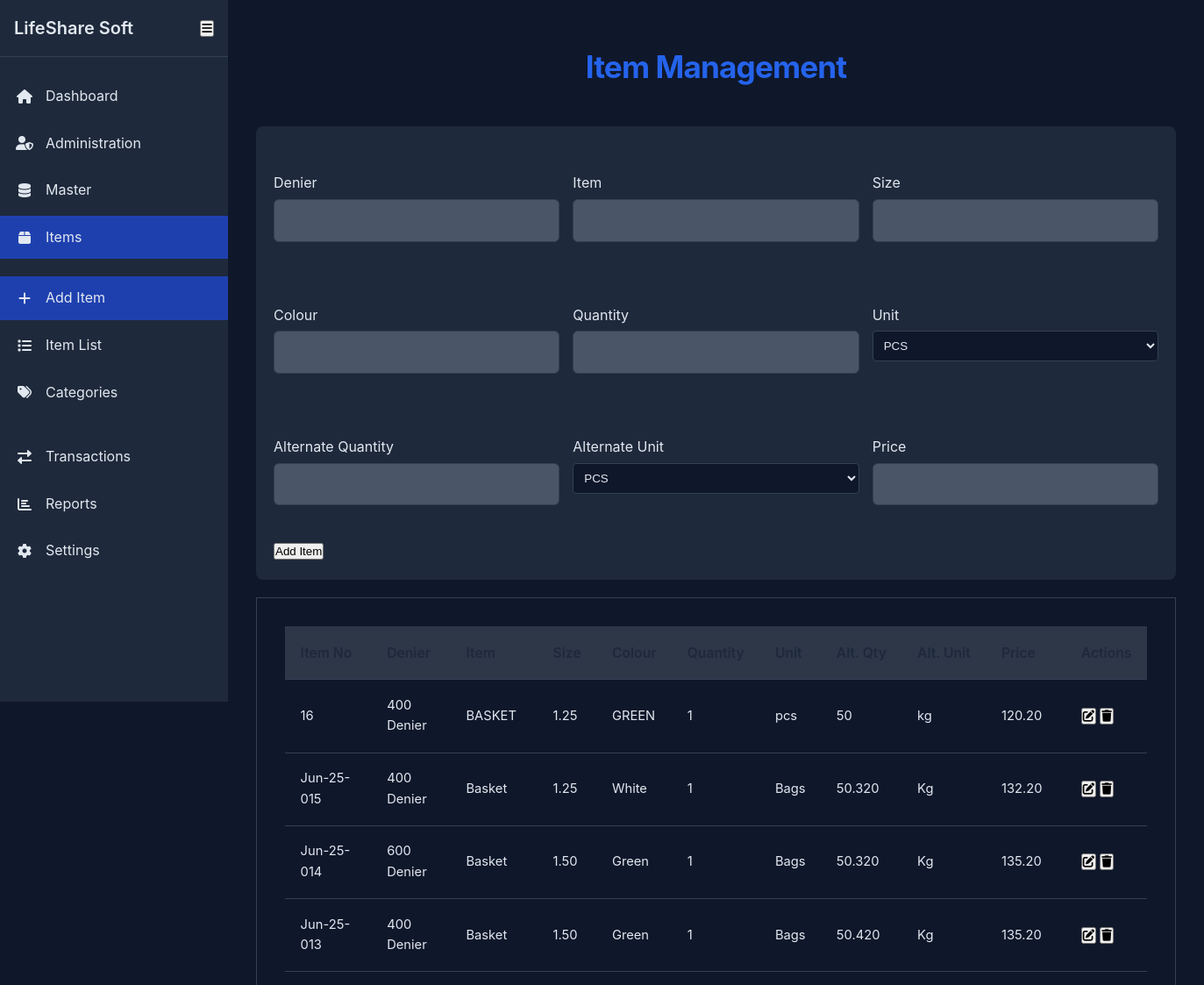
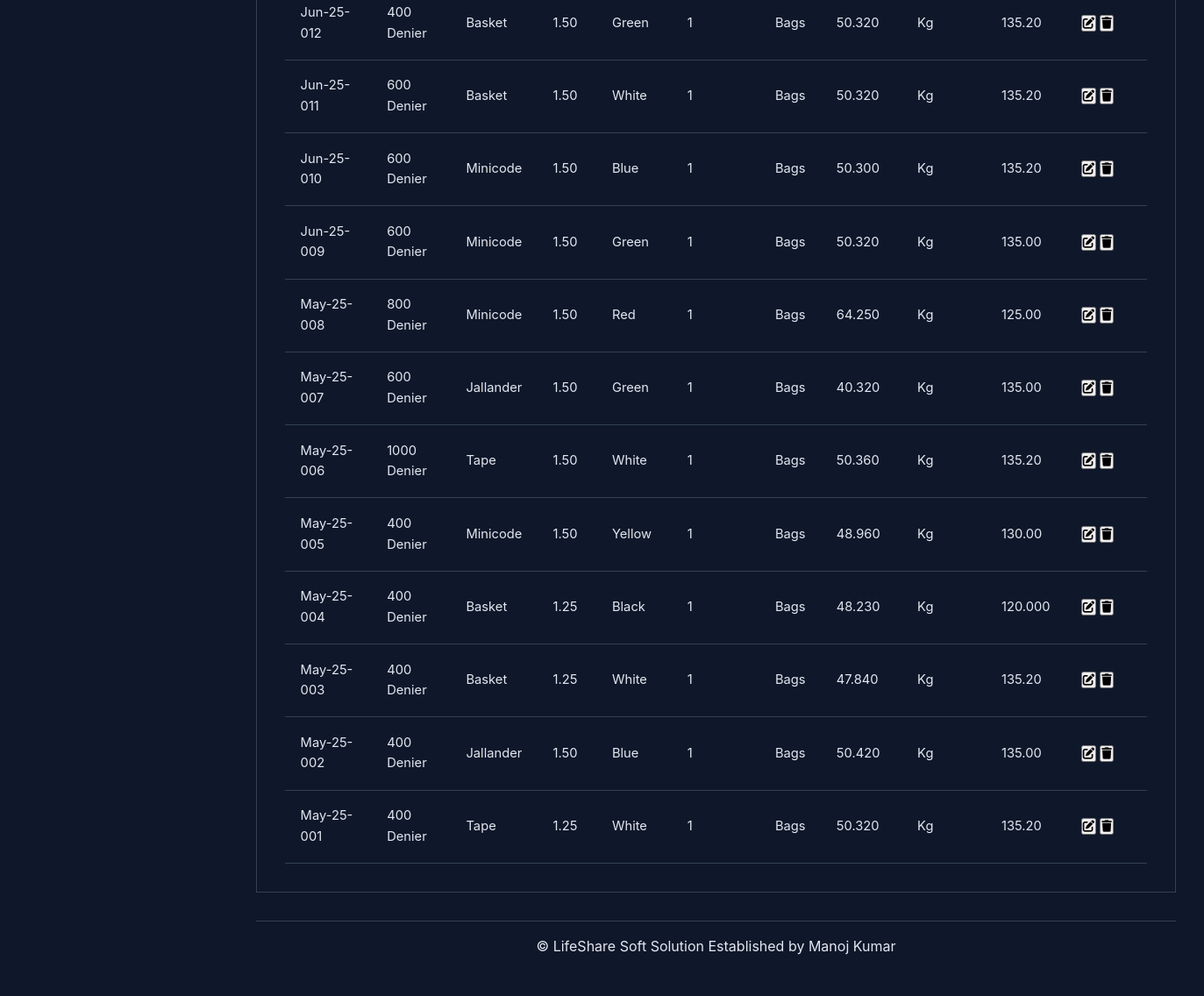
Page /add-item on the committed database (2 pictures, top to bottom).
### app.py (models this page shows, shortened)
class Items(db.Model):
    id = db.Column(db.Integer, primary_key=True)
    item_number = db.Column(db.Integer, unique=True, nullable=False)
    denier = db.Column(db.String(100), nullable=False)
    item = db.Column(db.String(100), nullable=False)
    size = db.Column(db.Text, nullable=False)
    colour = db.Column(db.String(100), nullable=False)
    quantity = db.Column(db.String(100), nullable=False)
    unit = db.Column(db.String(100), nullable=False)
    quantity1 = db.Column(db.String(100), nullable=False)
    unit1 = db.Column(db.String(100), nullable=False)
    price = db.Column(db.String(100), nullable=False)
    date_created = db.Column(db.DateTime, default=datetime.utcnow)

### app.py (the view, shortened to what this page needs)
class AddItemView(MethodView):
    def get(self):
        all_items = Items.query.order_by(Items.id.desc()).all()
        return render_template('items/add_item.html', items=all_items)

### templates/items/add_item.html (shortened to what this page needs)
{% extends "base.html" %}
{% block content %}
<div class="container">
    <h1>Item Management</h1>
    <form id="itemForm" class="item-form" method="POST" action="{{ url_for('add_item') }}">
        <div class="form-row">
            <div class="form-group">
                <label for="denier">Denier</label>
                <input type="text" id="denier" name="denier" required>
            </div>
            <div class="form-group">
                <label for="item">Item</label>
                <input type="text" id="item" name="item" required>
            </div>
            <div class="form-group">
                <label for="size">Size</label>
                <input type="text" id="size" name="size" required>
            </div>
        </div>
        <div class="form-row">
            <div class="form-group">
                <label for="colour">Colour</label>
                <input type="text" id="colour" name="colour" required>
            </div>
            <div class="form-group">
                <label for="quantity">Quantity</label>
                <input type="number" id="quantity" name="quantity" required>
            </div>
            <div class="form-group">
                <label for="unit">Unit</label>
                <select id="unit" name="unit" required>
                    <option value="pcs">PCS</option>
                </select>
            </div>
        </div>
        <div class="form-row">
            <div class="form-group">
                <label for="quantity1">Alternate Quantity</label>
                <input type="number" id="quantity1" name="quantity1" required>
            </div>
            <div class="form-group">
                <label for="unit1">Alternate Unit</label>
                <select id="unit1" name="unit1" required>
                    <option value="pcs">PCS</option>
                </select>
            </div>
            <div class="form-group">
                <label for="price">Price</label>
                <input type="number" id="price" name="price" step="0.01" required>
            </div>
        </div>
        <div class="form-actions">
            <button type="submit" class="btn btn-primary">Add Item</button>
        </div>
    </form>
    <div class="table-container">
        <table class="data-table">
            <thead>
                <tr>
                    <th>Item No</th>
                    <th>Denier</th>
                    <th>Item</th>
                    <th>Size</th>
                    <th>Colour</th>
                    <th>Quantity</th>
                    <th>Unit</th>
                    <th>Alt. Qty</th>
                    <th>Alt. Unit</th>
                    <th>Price</th>
                    <th>Actions</th>
                </tr>
            </thead>
            <tbody>
                {% for item in items %}
                <tr>
                    <td>{{ item.item_number }}</td>
                    <td>{{ item.denier }}</td>
                    <td>{{ item.item }}</td>
                    <td>{{ item.size }}</td>
                    <td>{{ item.colour }}</td>
                    <td>{{ item.quantity }}</td>
                    <td>{{ item.unit }}</td>
                    <td>{{ item.quantity1 }}</td>
                    <td>{{ item.unit1 }}</td>
                    <td>{{ item.price }}</td>
                    <td class="actions">
                        <button class="btn-icon edit" onclick="editItem({{ item.id }})">
                            <i class="fas fa-edit"></i>
                        </button>
                        <button class="btn-icon delete" onclick="deleteItem({{ item.id }})">
                            <i class="fas fa-trash"></i>
                        </button>
                    </td>
                </tr>
                {% endfor %}
            </tbody>
        </table>
    </div>
</div>
{% endblock %}

### templates/base.html (shortened to what this page needs)
<!DOCTYPE html>
<html lang="en">
    <head>
        <link rel="stylesheet"
            href="{{ url_for('static', filename='css/main.css') }}">
        <link rel="stylesheet"
            href="https://cdnjs.cloudflare.com/ajax/libs/font-awesome/6.0.0/css/all.min.css">
    </head>
    <body>
        <div class="sidebar" id="sidebar">
            <div class="logo">
                <span>LifeShare Soft</span>
                <button id="toggleSidebar" class="toggle-btn">
                    <i class="fas fa-bars"></i>
                </button>
            </div>
            <nav class="nav-menu">
                <ul>
                    <li><a href="{{ url_for('dashboard') }}"><i class="fas fa-home"></i><span>Dashboard</span></a></li>
                    <li>
                        <details>
                            <summary>
                                <i class="fas fa-user-shield"></i>
                                <span>Administration</span>
                            </summary>
                        </details>
                    </li>
                    <li>
                        <details>
                            <summary>
                                <i class="fas fa-database"></i>
                                <span>Master</span>
                            </summary>
                        </details>
                    </li>
                    <li>
                        <details>
                            <summary>
                                <i class="fas fa-box"></i>
                                <span>Items</span>
                            </summary>
                            <nav class="nav-menu">
                                <ul>
                                    <li><a href="{{ url_for('add_item') }}"><i class="fas fa-plus"></i><span>Add Item</span></a></li>
                                    <li><a href="{{ url_for('item_list') }}"><i class="fas fa-list"></i><span>Item List</span></a></li>
                                    <li><a href="{{ url_for('categories') }}"><i class="fas fa-tags"></i><span>Categories</span></a></li>
                                </ul>
                            </nav>
                        </details>
                    </li>
                    <li>
                        <details>
                            <summary>
                                <i class="fas fa-exchange-alt"></i>
                                <span>Transactions</span>
                            </summary>
                        </details>
                    </li>
                    <li>
                        <details>
                            <summary>
                                <i class="fas fa-chart-bar"></i>
                                <span>Reports</span>
                            </summary>
                        </details>
                    </li>
                    <li><a href="{{ url_for('settings') }}"><i class="fas fa-cog"></i><span>Settings</span></a></li>
                </ul>
            </nav>
        </div>
        <div class="main-content" id="mainContent">
            {% block content %}
            {% endblock %}
            <div class="footer">
                <p>&copy; LifeShare Soft Solution Established by
                    Manoj Kumar</p>
            </div>
        </div>
    </body>
</html>

### static/css/main.css (style rules this page uses)
:root { --primary-color: #2563eb; --secondary-color: #1e293b; --background-color: #0f172a; --text-color: #e2e8f0; --border-color: #334155; --hover-color: #1d4ed8; --active-color: #1e40af; }
* { margin: 0; padding: 0; box-sizing: border-box; }
body { display: flex; margin: 0; min-height: 100vh; background-color: var(--background-color); color: var(--text-color); font-family: 'Inter', -apple-system, BlinkMacSystemFont, 'Segoe UI', Roboto, sans-serif; line-height: 1.6; font-size: 16px; overflow-x: hidden; }
.sidebar { width: 260px; height: 100vh; background-color: var(--secondary-color); position: fixed; left: 0; top: 0; transition: width 0.3s; z-index: 1000; }
.logo { padding: 1rem; display: flex; align-items: center; justify-content: space-between; border-bottom: 1px solid var(--border-color); }
.logo span { font-size: 1.25rem; font-weight: 600; color: var(--text-color); transition: opacity 0.3s; }
.nav-menu { padding: 1rem 0; }
.nav-menu ul { list-style: none; padding: 0; margin: 0; }
.nav-menu li { margin: 0.25rem 0; }
.nav-menu a { display: flex; align-items: center; padding: 0.75rem 1rem; color: var(--text-color); text-decoration: none; transition: background-color 0.2s; }
.nav-menu a.active { background-color: var(--active-color); }
.nav-menu i { width: 1.5rem; text-align: center; margin-right: 0.75rem; }
.nav-menu span { transition: opacity 0.3s; }
details summary { list-style: none; cursor: pointer; padding: 0.75rem 1rem; display: flex; align-items: center; color: var(--text-color); transition: background-color 0.2s; }
details summary i { width: 1.5rem; text-align: center; margin-right: 0.75rem; }
details[open] summary { background-color: var(--active-color); }
.main-content { margin-left: 260px; padding: 2rem; transition: margin-left 0.3s; min-height: 100vh; background-color: var(--background-color); }
h1 { font-size: 2.2rem; font-weight: 700; color: var(--primary-color); text-align: center; margin-bottom: 2.5rem; letter-spacing: -0.025em; padding-top: 1rem; }
.item-form { background: var(--secondary-color); padding: 20px; border-radius: 8px; margin-bottom: 20px; }
.form-row { display: grid; grid-template-columns: repeat(auto-fit, minmax(200px, 1fr)); gap: 15px; margin-bottom: 15px; }
.form-group { display: flex; margin-top: 2rem; margin-bottom: 1.5rem; flex: 1; flex-direction: column; }
.form-group label { display: block; margin-bottom: 5px; color: var(--text-color); }
.form-group input, .form-group select { width: 100%; padding: 8px; border: 1px solid var(--border-color); border-radius: 4px; background: var(--background-color); color: var(--text-color); }
.form-group input { padding: 0.9rem; border: 1px solid var(--border-color); border-radius: 6px; font-size: 1rem; transition: var(--transition); background: #4a5568; color: var(--text-color); }
.form-group input::placeholder { color: #9ca3af; }
.table-container { background: var(--card-background); padding: 2rem; border-radius: var(--border-radius); box-shadow: var(--shadow-md); flex-grow: 1; display: flex; flex-direction: column; border: 1px solid var(--border-color); }
table { width: 100%; border-collapse: separate; border-spacing: 0; min-width: 768px; }
th, td { padding: 1.1rem; text-align: left; border-bottom: 1px solid var(--border-color); color: var(--text-color); }
th { background: #2d3748; font-weight: 600; color: var(--secondary-color); font-size: 0.98rem; position: sticky; top: 0; z-index: 1; white-space: nowrap; }
td { font-size: 0.92rem; }
.footer { margin-top: 2rem; padding: 1rem; text-align: center; color: var(--text-color); border-top: 1px solid var(--border-color); }

### rows in the picture
Items: item_number "16", denier "400 Denier", item "BASKET", size "1.25", colour "GREEN", quantity "1", unit "pcs", quantity1 "50", unit1 "kg", price "120.20"
Items: item_number "Jun-25-015", denier "400 Denier", item "Basket", size "1.25", colour "White", quantity "1", unit "Bags", quantity1 "50.320", unit1 "Kg", price "132.20"
Items: item_number "Jun-25-014", denier "600 Denier", item "Basket", size "1.50", colour "Green", quantity "1", unit "Bags", quantity1 "50.320", unit1 "Kg", price "135.20"
Items: item_number "Jun-25-013", denier "400 Denier", item "Basket", size "1.50", colour "Green", quantity "1", unit "Bags", quantity1 "50.420", unit1 "Kg", price "135.20"
Items: item_number "Jun-25-012", denier "400 Denier", item "Basket", size "1.50", colour "Green", quantity "1", unit "Bags", quantity1 "50.320", unit1 "Kg", price "135.20"
Items: item_number "Jun-25-011", denier "600 Denier", item "Basket", size "1.50", colour "White", quantity "1", unit "Bags", quantity1 "50.320", unit1 "Kg", price "135.20"
Items: item_number "Jun-25-010", denier "600 Denier", item "Minicode", size "1.50", colour "Blue", quantity "1", unit "Bags", quantity1 "50.300", unit1 "Kg", price "135.20"
Items: item_number "Jun-25-009", denier "600 Denier", item "Minicode", size "1.50", colour "Green", quantity "1", unit "Bags", quantity1 "50.320", unit1 "Kg", price "135.00"
Items: item_number "May-25-008", denier "800 Denier", item "Minicode", size "1.50", colour "Red", quantity "1", unit "Bags", quantity1 "64.250", unit1 "Kg", price "125.00"
Items: item_number "May-25-007", denier "600 Denier", item "Jallander", size "1.50", colour "Green", quantity "1", unit "Bags", quantity1 "40.320", unit1 "Kg", price "135.00"
Items: item_number "May-25-006", denier "1000 Denier", item "Tape", size "1.50", colour "White", quantity "1", unit "Bags", quantity1 "50.360", unit1 "Kg", price "135.20"
Items: item_number "May-25-005", denier "400 Denier", item "Minicode", size "1.50", colour "Yellow", quantity "1", unit "Bags", quantity1 "48.960", unit1 "Kg", price "130.00"
Items: item_number "May-25-004", denier "400 Denier", item "Basket", size "1.25", colour "Black", quantity "1", unit "Bags", quantity1 "48.230", unit1 "Kg", price "120.000"
Items: item_number "May-25-003", denier "400 Denier", item "Basket", size "1.25", colour "White", quantity "1", unit "Bags", quantity1 "47.840", unit1 "Kg", price "135.20"
Items: item_number "May-25-002", denier "400 Denier", item "Jallander", size "1.50", colour "Blue", quantity "1", unit "Bags", quantity1 "50.420", unit1 "Kg", price "135.00"
Items: item_number "May-25-001", denier "400 Denier", item "Tape", size "1.25", colour "White", quantity "1", unit "Bags", quantity1 "50.320", unit1 "Kg", price "135.20"
